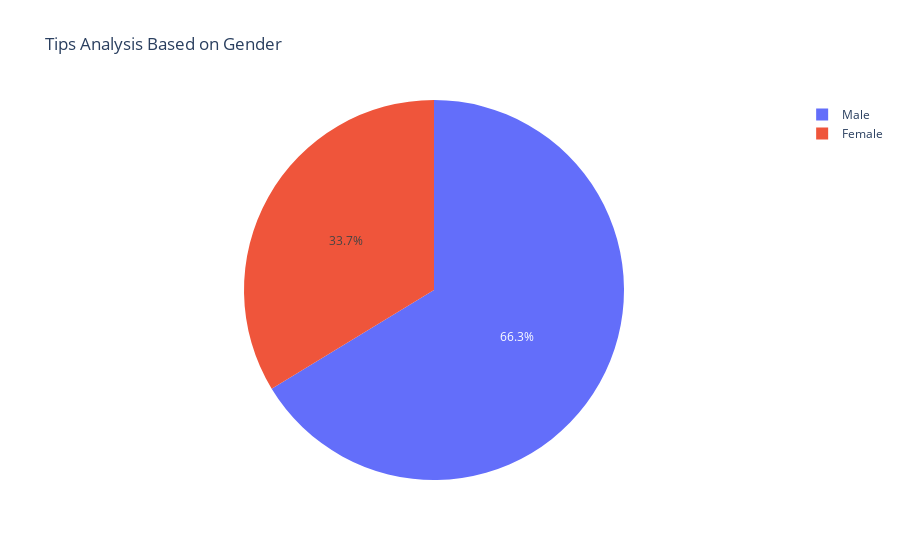

Notebook code for this chart:
### Markdown cell above
**Q6: Tips analysis based on gender**

### Code cell
# Calculate tips by gender
tips_by_gender = data.groupby('sex')['tip'].sum()

# Find the gender that tips the most
most_tips_gender = tips_by_gender.idxmax()

print("Gender that tips the most:", most_tips_gender)

# Create pie chart
fig = px.pie(names=tips_by_gender.index, values=tips_by_gender.values, title='Tips Analysis Based on Gender')

# Show the plot
fig.show()

### Figure 1 — Plotly figure (JSON) as saved in the notebook; plotly's stock layout.template omitted (floating-point values rounded to 4 significant figures)
{"data": [{"domain": {"x": [0, 1], "y": [0, 1]}, "hovertemplate": "label=%{label}<br>value=%{value}<extra></extra>", "labels": ["Female", "Male"], "legendgroup": "", "name": "", "showlegend": true, "type": "pie", "values": [246.5, 485.1]}], "layout": {"legend": {"tracegroupgap": 0}, "title": {"text": "Tips Analysis Based on Gender"}}}
